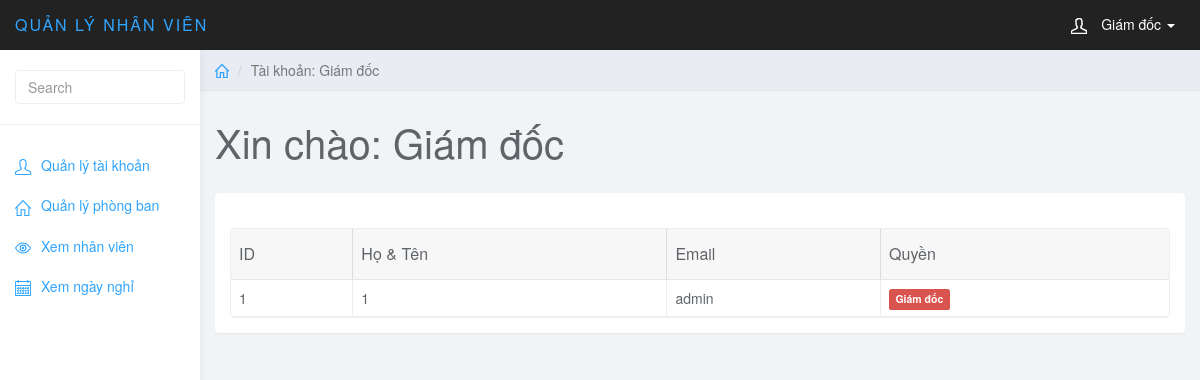
The app's page /admin/index.php?page_layout=account (signed in) with its own data.
### tables this page shows
CREATE TABLE `user` (
  `ID` int(11) NOT NULL,
  `IDNV` int(11) NOT NULL,
  `username` varchar(30) NOT NULL,
  `password` varchar(30) NOT NULL,
  `role` int(1) NOT NULL,
  `kiemtra` int(1) NOT NULL,
  `repass` varchar(30) NOT NULL
);

### admin/modules/account/account.php (the view, shortened to what this page needs)
<?php
include_once('modules/connect/connect.php');
$mail=$_SESSION['mail'];
$pass=$_SESSION['pass'];
$sql="SELECT*FROM user WHERE username='$mail' AND password='$pass'";
$query=mysqli_query($conn, $sql);
$row=mysqli_fetch_array($query);
?>
<div class="col-sm-9 col-sm-offset-3 col-lg-10 col-lg-offset-2 main">
    <div class="row">
        <ol class="breadcrumb">
            <li>
                <a href="#">
                    <svg class="glyph stroked home">
                        <use xlink:href="#stroked-home"></use>
                    </svg>
                </a>
            </li>
            <li class="active">Tài khoản: <?php if($row['role']==2){ echo "Trưởng phòng";} else if($row['role']==1){ echo "Giám đốc";} else {echo "Nhân viên";} {
            }?></li>
        </ol>
    </div>
    <div class="row">
        <div class="col-lg-12">
            <h1 class="page-header">Xin chào: <?php if($row['role']==2){ echo "Trưởng phòng";} else if($row['role']==1){ echo "Giám đốc";} else {echo "Nhân viên";}?></h1>
        </div>
    </div>
    <div class="row">
        <div class="col-lg-12">
            <div class="panel panel-default">
                <div class="panel-body">
                    <table data-toolbar="#toolbar" data-toggle="table">
                        <thead>
                            <tr>
                                <th data-field="id" data-sortable="true">ID</th>
                                <th data-field="name" data-sortable="true">Họ & Tên</th>
                                <th data-field="price" data-sortable="true">Email</th>
                                <th>Quyền</th>
                            </tr>
                        </thead>
                        <tbody>
                                <tr>
                                    <td style=""><?php echo $row['ID'];?></td>
                                    <td style=""><?php echo $row['IDNV'];?></td>
                                    <td style=""><?php echo $row['username'];?></td>
                                    <td><span class="label label-<?php if($row['role']==1){echo "danger";}else if($row['role']==2){echo 'primary';} else{echo'success';}?>"><?php if($row['role']==2){ echo "Trưởng phòng";} else if($row['role']==1){ echo "Giám đốc";}else {echo'Nhân viên';}?></span></td>
                                </tr>
                        </tbody>
                    </table>
                </div>
            </div>
        </div>
    </div>
</div>

### admin/css/styles.css (style rules this page uses)
body { background: #f1f4f7; padding-top: 50px; color: #5f6468; }
a, a:hover, a:focus { color: #30a5ff; }
h1, h2, h3, h4, h5, h6 { color: #5f6468; }
h1 { font-weight: 300; font-size: 40px; }
.panel { border: 0; }
.breadcrumb { border-radius: 0; padding: 10px 15px; background: #e9ecf2; box-shadow: 0 1px 1px rgba(0, 0, 0, .05); margin: 0 ; }
h1.page-header { margin-top: 30px; border-bottom: 0; }
.table { background: #fff; }
.breadcrumb .glyph { height: 14px; width: 14px; margin: -2px 0 0 0; stroke-width: 4px; }

### records on screen
user: ID "1", IDNV "1", username "admin"
